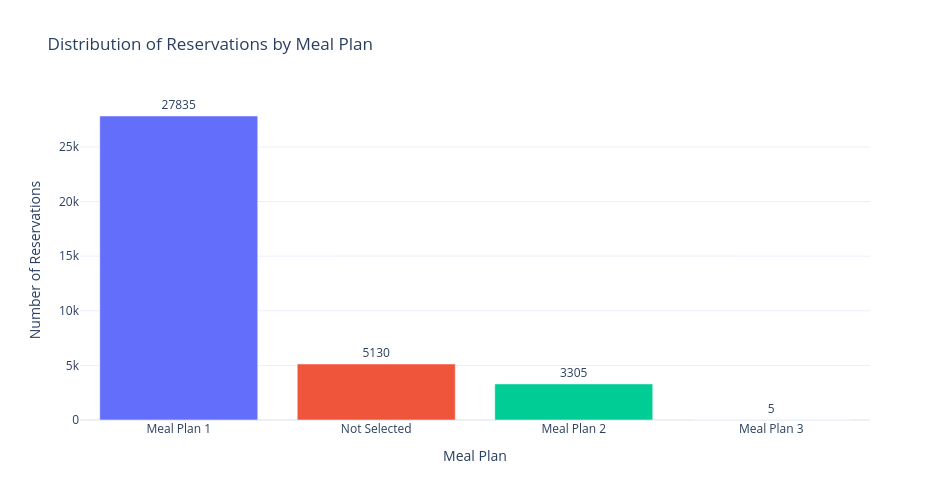

Notebook code cell kept with this figure:
### Markdown cell above
#### Examining Meal Plan Distribution

### Code cell
meal_summary = (
    df["type_of_meal_plan"]
    .value_counts()
    .rename_axis("Meal_Plan")
    .reset_index(name="Reservations")
)

meal_summary["Percentage"] = (
    meal_summary["Reservations"] /
    meal_summary["Reservations"].sum() * 100
)

print("Meal Plan Distribution:")
print(meal_summary.round(2).to_string(index=False))

fig = px.bar(
    meal_summary,
    x="Meal_Plan",
    y="Reservations",
    color="Meal_Plan",
    text="Reservations",
    title="Distribution of Reservations by Meal Plan",
    labels={
        "Meal_Plan": "Meal Plan",
        "Reservations": "Number of Reservations"
    },
    template="plotly_white"
)

fig.update_traces(textposition="outside")

fig.update_layout(
    width=950,
    height=500,
    showlegend=False,
    xaxis_title="Meal Plan",
    yaxis_title="Number of Reservations"
)

fig.show()

### Figure 1 — Plotly figure (JSON) as saved in the notebook; plotly's stock layout.template omitted (floating-point values rounded to 4 significant figures)
{"data": [{"hovertemplate": "Meal Plan=%{x}<br>Number of Reservations=%{text}<extra></extra>", "legendgroup": "Meal Plan 1", "marker": {"color": "#636efa", "pattern": {"shape": ""}}, "name": "Meal Plan 1", "orientation": "v", "showlegend": true, "text": [27840.0], "textposition": "outside", "type": "bar", "x": ["Meal Plan 1"], "xaxis": "x", "y": [27835], "yaxis": "y"}, {"hovertemplate": "Meal Plan=%{x}<br>Number of Reservations=%{text}<extra></extra>", "legendgroup": "Not Selected", "marker": {"color": "#EF553B", "pattern": {"shape": ""}}, "name": "Not Selected", "orientation": "v", "showlegend": true, "text": [5130.0], "textposition": "outside", "type": "bar", "x": ["Not Selected"], "xaxis": "x", "y": [5130], "yaxis": "y"}, {"hovertemplate": "Meal Plan=%{x}<br>Number of Reservations=%{text}<extra></extra>", "legendgroup": "Meal Plan 2", "marker": {"color": "#00cc96", "pattern": {"shape": ""}}, "name": "Meal Plan 2", "orientation": "v", "showlegend": true, "text": [3305.0], "textposition": "outside", "type": "bar", "x": ["Meal Plan 2"], "xaxis": "x", "y": [3305], "yaxis": "y"}, {"hovertemplate": "Meal Plan=%{x}<br>Number of Reservations=%{text}<extra></extra>", "legendgroup": "Meal Plan 3", "marker": {"color": "#ab63fa", "pattern": {"shape": ""}}, "name": "Meal Plan 3", "orientation": "v", "showlegend": true, "text": [5.0], "textposition": "outside", "type": "bar", "x": ["Meal Plan 3"], "xaxis": "x", "y": [5], "yaxis": "y"}], "layout": {"barmode": "relative", "height": 500, "legend": {"title": {"text": "Meal Plan"}, "tracegroupgap": 0}, "showlegend": false, "title": {"text": "Distribution of Reservations by Meal Plan"}, "width": 950, "xaxis": {"anchor": "y", "categoryarray": ["Meal Plan 1", "Not Selected", "Meal Plan 2", "Meal Plan 3"], "categoryorder": "array", "domain": [0, 1], "title": {"text": "Meal Plan"}}, "yaxis": {"anchor": "x", "domain": [0, 1], "title": {"text": "Number of Reservations"}}}}
